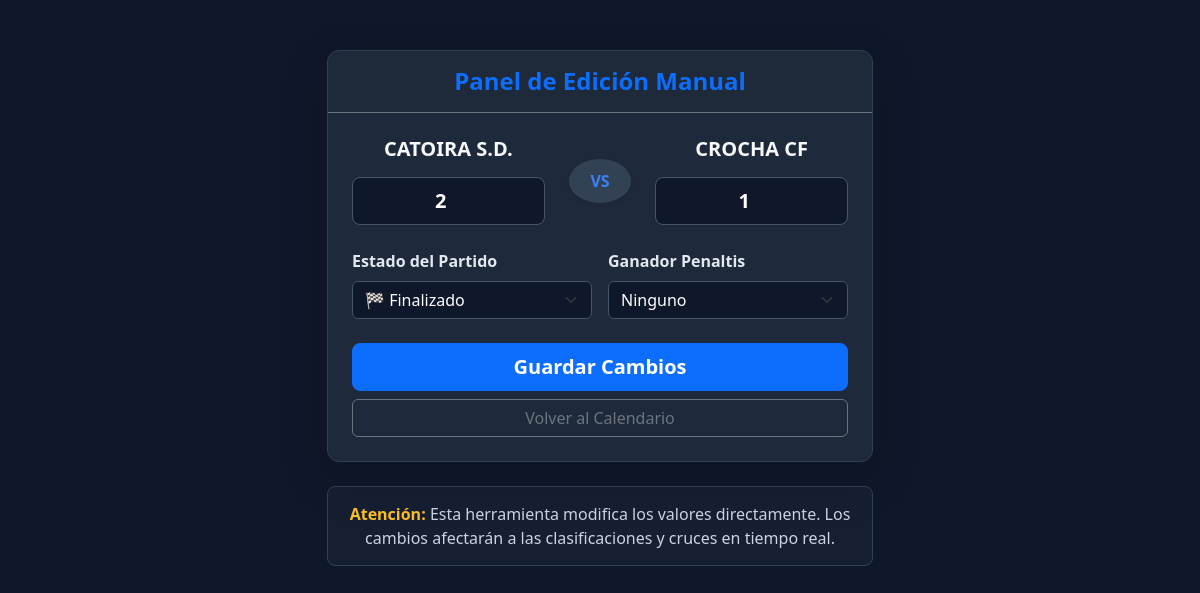
Screenshot of /editar_partido/1 with the database file from the repository.
### app.py (models this page shows)
class Partido(db.Model):
    id = db.Column(db.Integer, primary_key=True)
    equipo1 = db.Column(db.String(100))
    equipo2 = db.Column(db.String(100))
    goles1 = db.Column(db.Integer, default=0)
    goles2 = db.Column(db.Integer, default=0)
    ganador_penaltis = db.Column(db.String(100), nullable=True)
    hora = db.Column(db.String(10))
    numero_campo = db.Column(db.Integer, default=1)
    en_curso = db.Column(db.Boolean, default=False)
    finalizado = db.Column(db.Boolean, default=False)
    codigo_partido = db.Column(db.String(10), nullable=True)
    grupo_id = db.Column(db.Integer, db.ForeignKey('grupo.id'), nullable=False)
    inicio_ts = db.Column(db.Integer, default=0)
    segundos_transcurridos = db.Column(db.Integer, default=0)
    esta_pausado = db.Column(db.Boolean, default=True)
    eventos = db.relationship('EventoGol', backref='partido', lazy=True, cascade="all, delete-orphan")

### app.py (the view, shortened to what this page needs)
@app.route('/editar_partido/<int:partido_id>', methods=['GET', 'POST'])
def editar_partido(partido_id):
    p = Partido.query.get_or_404(partido_id)
    return render_template('editar_partido.html', partido=p)

### templates/editar_partido.html (shortened to what this page needs)
<!DOCTYPE html>
<html lang="es">
<head>
    <link href="https://cdn.jsdelivr.net/npm/bootstrap@5.3.0/dist/css/bootstrap.min.css" rel="stylesheet">
</head>
<body>
    <div class="container">
        <div class="row justify-content-center">
            <div class="col-md-8 col-lg-6">
                <div class="card shadow-lg">
                    <div class="card-header border-bottom border-secondary py-3 text-center">
                        <h4 class="mb-0 text-primary fw-bold">Panel de Edición Manual</h4>
                    </div>
                    <div class="card-body p-4">
                        <form method="POST">
                            <div class="row text-center align-items-center mb-4">
                                <div class="col-5">
                                    <h5 class="fw-bold mb-3">{{ partido.equipo1 }}</h5>
                                    <input type="number" name="goles1" class="form-control form-control-lg text-center fw-bold" value="{{ partido.goles1 }}">
                                </div>
                                <div class="col-2">
                                    <div class="vs-badge shadow-sm">VS</div>
                                </div>
                                <div class="col-5">
                                    <h5 class="fw-bold mb-3">{{ partido.equipo2 }}</h5>
                                    <input type="number" name="goles2" class="form-control form-control-lg text-center fw-bold" value="{{ partido.goles2 }}">
                                </div>
                            </div>
                            <div class="row g-3 mb-4">
                                <div class="col-md-6">
                                    <label>Estado del Partido</label>
                                    <select name="estado" class="form-select">
                                        <option value="finalizado" {% if partido.finalizado %}selected{% endif %}>🏁 Finalizado</option>
                                    </select>
                                </div>
                                <div class="col-md-6">
                                    <label>Ganador Penaltis</label>
                                    <select name="ganador_penaltis" class="form-select">
                                        <option value="">Ninguno</option>
                                    </select>
                                </div>
                            </div>
                            <div class="d-grid gap-2">
                                <button type="submit" class="btn btn-primary btn-lg fw-bold">Guardar Cambios</button>
                                <a href="/torneo/{{ partido.grupo.torneo_id }}" class="btn btn-outline-secondary">Volver al Calendario</a>
                            </div>
                        </form>
                    </div>
                </div>
                <div class="footer-note mt-4 text-center">
                    <p class="mb-0">
                        <strong>Atención:</strong> Esta herramienta modifica los valores directamente.
                        Los cambios afectarán a las clasificaciones y cruces en tiempo real.
                    </p>
                </div>
            </div>
        </div>
    </div>
</body>
</html>

### templates/editar_partido.html (style rules this page uses)
body { background-color: #0f172a; color: #f8fafc; padding-top: 50px; }
.card { background-color: #1e293b; border: 1px solid #334155; color: #f8fafc; border-radius: 12px; }
.form-control, .form-select { background-color: #0f172a; border: 1px solid #475569; color: white; }
label { font-weight: bold; color: #e2e8f0; margin-bottom: 8px; }
.vs-badge { background: #334155; color: #3b82f6; padding: 10px 15px; border-radius: 50%; font-weight: bold; }
.footer-note { background: rgba(30, 41, 59, 0.5); border: 1px solid #334155; color: #cbd5e1; padding: 15px; border-radius: 8px; }
.footer-note strong { color: #fbbf24; }

### rows the page displays
Partido: equipo1 "CATOIRA S.D.", goles1 "2", equipo2 "CROCHA CF", goles2 "1", estado "🏁 Finalizado"
